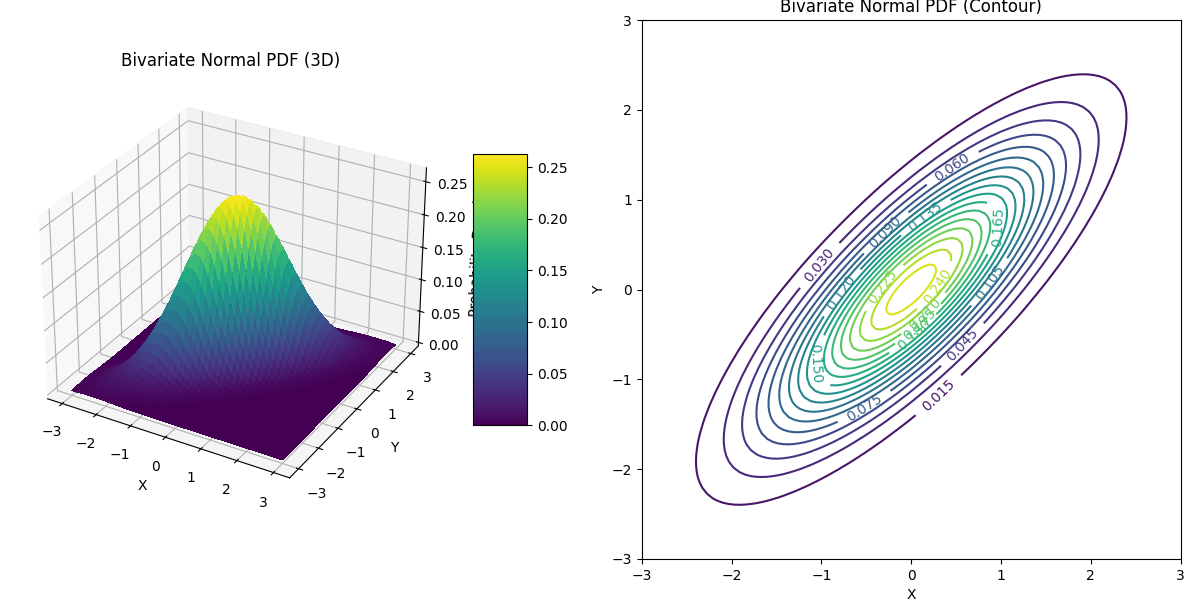

The script that drew this image:
import numpy as np
import matplotlib.pyplot as plt
from mpl_toolkits.mplot3d import Axes3D
import matplotlib.cm as cm 

# 定義雙變數常態分佈的參數 
mu_x = 0    # X 的平均值
mu_y = 0    # Y 的平均值
sigma_x = 1 # X 的標準差
sigma_y = 1 # Y 的標準差
rho = 0.8   # X 和 Y 之間的相關係數 (介於 -1 到 1 之間)

# 定義繪圖範圍 
x_range = np.linspace(mu_x - 3*sigma_x, mu_x + 3*sigma_x, 100)
y_range = np.linspace(mu_y - 3*sigma_y, mu_y + 3*sigma_y, 100)

# 創建一個網格來計算每個點的 PDF 值
X, Y = np.meshgrid(x_range, y_range)

#計算雙變數常態分佈的 PDF 值 

rho_squared = rho**2
det_cov = sigma_x * sigma_y * np.sqrt(1 - rho_squared) # 共變異數矩陣行列式的平方根

# 計算指數部分
z = ((X - mu_x) / sigma_x)**2 + ((Y - mu_y) / sigma_y)**2 - (2 * rho * (X - mu_x) * (Y - mu_y)) / (sigma_x * sigma_y)
exponent = -z / (2 * (1 - rho_squared))

# 計算完整的 PDF 值
# PDF = 1 / (2 * pi * sigma_x * sigma_y * sqrt(1 - rho^2)) * exp(exponent)
Z = (1 / (2 * np.pi * det_cov)) * np.exp(exponent)

# 繪製三維 PDF 圖 
fig = plt.figure(figsize=(12, 6))

ax1 = fig.add_subplot(121, projection='3d')
# 繪製曲面圖
surf = ax1.plot_surface(X, Y, Z, cmap=cm.viridis, linewidth=0, antialiased=False)
ax1.set_xlabel('X')
ax1.set_ylabel('Y')
ax1.set_zlabel('Probability Density')
ax1.set_title('Bivariate Normal PDF (3D)')
# 添加顏色條
fig.colorbar(surf, shrink=0.5, aspect=5)


# 繪製等高線圖 
ax2 = fig.add_subplot(122)
# 繪製等高線圖
# levels 可以控制等高線的數量和位置
contour = ax2.contour(X, Y, Z, levels=20, cmap=cm.viridis)
ax2.set_xlabel('X')
ax2.set_ylabel('Y')
ax2.set_title('Bivariate Normal PDF (Contour)')
# 添加等高線標籤
ax2.clabel(contour, inline=1, fontsize=10)
ax2.set_aspect('equal', adjustable='box') # 讓 X 和 Y 軸比例相等，等高線形狀更準確

# 顯示圖形
plt.tight_layout() 
plt.show()

# 進一步探討 
print(f"雙變數常態分佈參數: mu_x={mu_x}, mu_y={mu_y}, sigma_x={sigma_x}, sigma_y={sigma_y}, rho={rho}")
